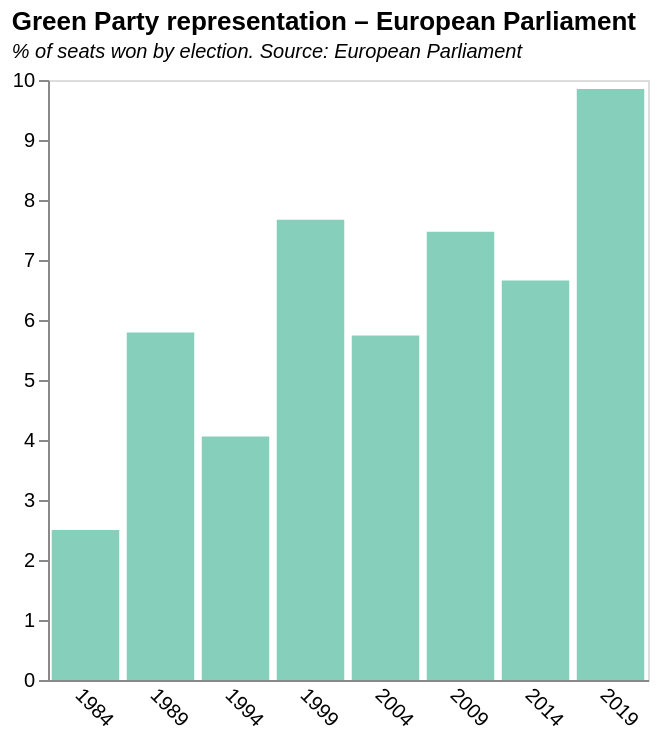

The specification (Vega-Lite) saved for this image:
### Vega-Lite specification from a JSON file in a GitHub repository (floating-point values rounded to 4 significant figures)
{"$schema": "https://vega.github.io/schema/vega-lite/v5.json", "title": {"text": "Green Party representation – European Parliament ", "subtitle": "% of seats won by election. Source: European Parliament", "subtitleFontStyle": "italic", "subtitleFontSize": 10, "anchor": "start", "color": "black"}, "data": {"values": [{"Time": "1984", "Value": 2.5}, {"Time": "1989", "Value": 5.79}, {"Time": "1994", "Value": 4.06}, {"Time": "1999", "Value": 7.67}, {"Time": "2004", "Value": 5.74}, {"Time": "2009", "Value": 7.47}, {"Time": "2014", "Value": 6.66}, {"Time": "2019", "Value": 9.85}]}, "height": 300, "width": 300, "mark": {"type": "bar", "color": "#86d0bb"}, "encoding": {"x": {"field": "Time", "type": "nominal", "axis": {"title": null, "grid": false, "ticks": false, "labelAngle": 45}}, "y": {"field": "Value", "type": "quantitative", "title": "", "axis": {"grid": false}}}}
